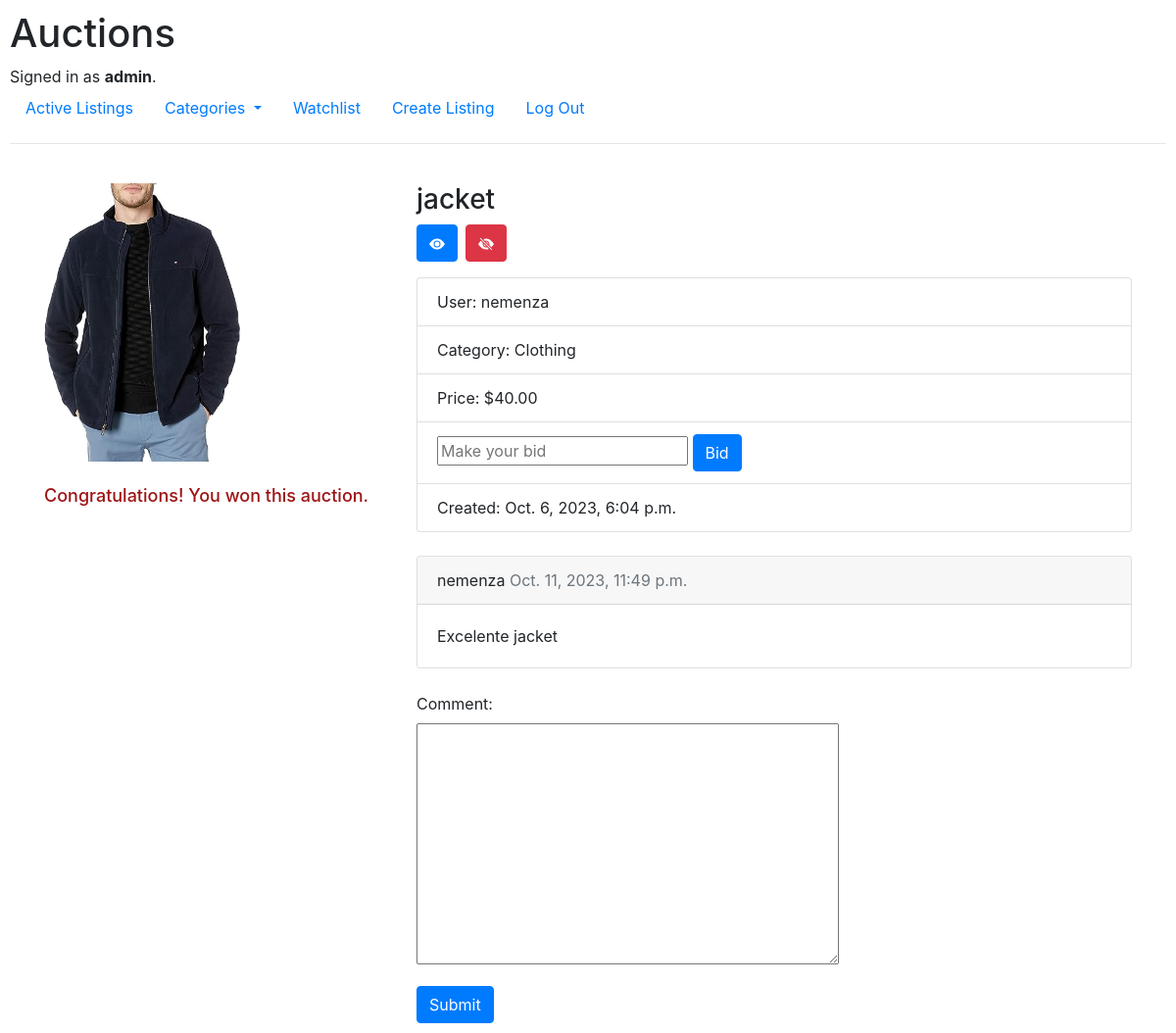
Page /detail/3/ (signed in) on the earlier database version.
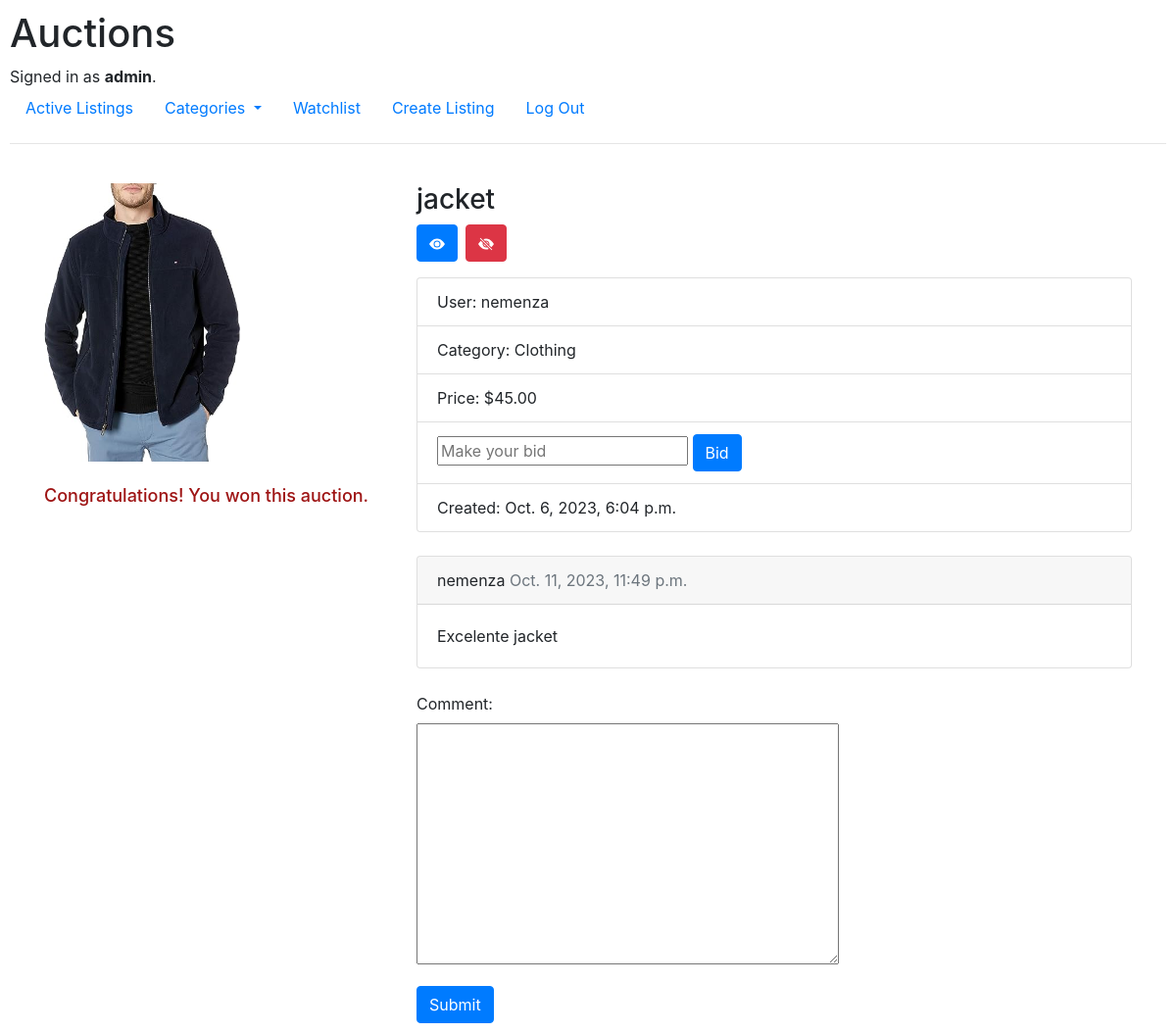
Same page on the later database version.
### auctions/models.py (models this page shows, shortened)
class Listing(models.Model):
    title = models.CharField(max_length=100)
    description = models.TextField(max_length=1000)
    username = models.ForeignKey(
        settings.AUTH_USER_MODEL, on_delete=models.CASCADE)
    starting_bid = models.DecimalField(max_digits=6, decimal_places=2, validators=[
        MinValueValidator(0.50)], blank=False)
    web_page = models.URLField(max_length=200, blank=True)
    img = models.ImageField(null=True, blank=True, upload_to='media/')
    active = models.BooleanField(default=True)
    created_date = models.DateTimeField(auto_now_add=True)
    class Categories(models.TextChoices):
        CLOTHING = 'Clothing'
        TOYS = 'Toys'
        GAMES = 'Games'
        ELECTRONICS = 'Electronics'
        HOME = 'Home'
        SPORTS = 'Sports'
        BEAUTY = 'Beauty'
        BOOKS = 'Books'
        GROCERY = 'Grocery'
        AUTOMOTIVE = 'Automotive'
        HEALTH = 'Health'
    categories = models.CharField(max_length=100, choices=Categories.choices)
    winner = models.ForeignKey(User, null=True, blank=True,
                               related_name="won_listings", on_delete=models.SET_NULL)
    class Meta:
        verbose_name = 'Listing'
        verbose_name_plural = 'Listings'

class User(AbstractUser):
    pass

### auctions/views.py (the view, shortened to what this page needs)
class DetailListingView(View):
    def get(self, request, pk):
        listing = get_object_or_404(Listing, pk=pk)
        comments = Comment.objects.filter(post_id=pk)
        form = CommentForm()
        list_categories = [c[0] for c in Listing.categories.field.choices]
        message = "Congratulations! You won this auction."
        context = {
            "listing": listing,
            "form": form,
            "list_categories": list_categories,
            "comments": comments,
            "message": message,
        }
        return render(request, "auctions/detail.html", context)

### auctions/forms.py
class CommentForm(forms.ModelForm):
    class Meta:
        model = Comment
        fields = ['body']

### auctions/templates/auctions/detail.html (shortened to what this page needs)
{% extends "auctions/layout.html" %}
{% load static %}
{% block body %}
    <br>
    <div class="container">
        <div class="row">
            <div class="col-md-4">
                <img src="{{ listing.img.url }}" alt="{{ listing.title }}" width="200">
                <br>
                <br>
                {% if message %}<h3 class="message">{{ message }}</h3>{% endif %}
            </div>
            <div class="col-md-8">
                <h3>{{ listing.title }}</h3>
                <div class='watchlist'>
                    {% if user.is_authenticated %}
                        <form method="post" action="{% url 'watchlist_add' listing.pk %}">
                            <button type="submit" class="btn btn-primary watchlist-on">
                                <svg xmlns="http://www.w3.org/2000/svg"
                                     width="16"
                                     height="16"
                                     fill="currentColor"
                                     class="bi bi-eye-fill"
                                     viewBox="0 0 16 16">
                                    <path d="M10.5 8a2.5 2.5 0 1 1-5 0 2.5 2.5 0 0 1 5 0z" />
                                    <path d="M0 8s3-5.5 8-5.5S16 8 16 8s-3 5.5-8 5.5S0 8 0 8zm8 3.5a3.5 3.5 0 1 0 0-7 3.5 3.5 0 0 0 0 7z" />
                                </svg>
                            </button>
                        </form>
                        <form method="post" action="{% url 'remove_from_watchlist' listing.pk %}">
                            <button type="submit" class="btn btn-danger watchlist-off">
                            </button>
                        </form>
                    {% endif %}
                </div>
                <ul class="list-group">
                    <li class="list-group-item">User: {{ listing.username }}</li>
                    <li class="list-group-item">Category: {{ listing.categories }}</li>
                    <li class="list-group-item">Price: ${{ listing.starting_bid }}</li>
                    <li class="list-group-item">
                        {% if user.is_authenticated %}
                            <form method="post" action="{% url 'detail' listing.pk %}">
                                <input type="number" name="amount"  placeholder="Make your bid">
                                <button type="submit" class="btn btn-primary">Bid</button>
                            </form>
                        {% endif %}
                    </li>
                    <li class="list-group-item">Created: {{ listing.created_date }}</li>
                </ul>
                <br>
                {% for comment in comments %}
                    <div class="card">
                        <div class="card-header">
                            {{ comment.username }}
                            <span class="text-muted">{{ comment.created_date }}</span>
                        </div>
                        <div class="card-body">{{ comment.body }}</div>
                    {% endfor %}
                </div>
                {% if user.is_authenticated %}
                    <br>
                    <form method="post">
                        <label for="body">Comment:</label>
                        <div class="form-group">{{ form.body }}</div>
                        <button type="submit" class="btn btn-primary">Submit</button>
                    </form>
                {% endif %}
            </div>
        </div>
    </div>
{% endblock %}

Differences in the rows shown:
changed Listing "jacket": starting_bid "40.00" → "45.00"
